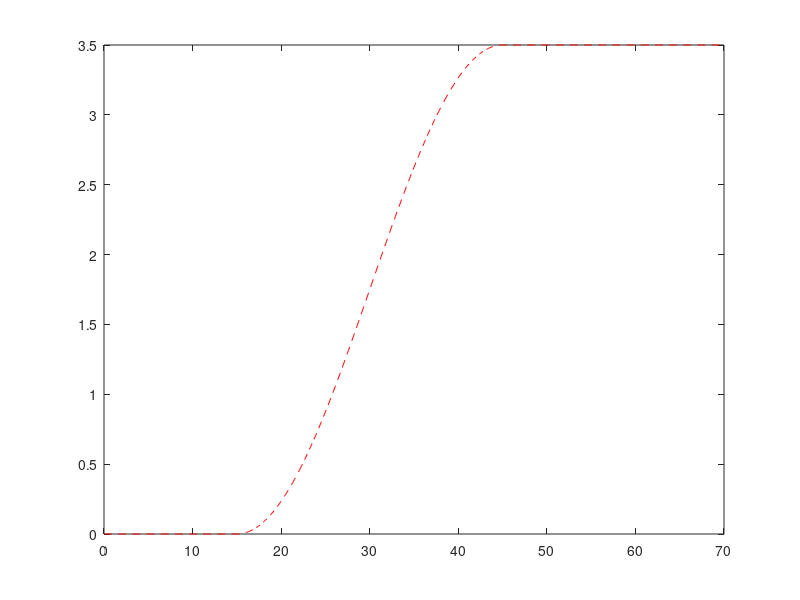

The MATLAB source for this figure: (Note: this script raises an error after producing the figure.)
clear all
clc
%main script that populates all the parameters neccessary to run the model
%vehicle properties
vehProps.m=1550;
vehProps.Jz=2000;
vehProps.C1=2*1.6*1e3*180/pi;       % N/rad, per axle
vehProps.C2=2*.5*1e3*180/pi;        % N/rad, per axle
vehProps.CMz1=2*0.13*1e3*180/pi;    % Nm/rad, per axle
vehProps.CMz2=2*0.06*1e3*180/pi;    % Nm/rad, per axle
vehProps.a=1.064;                   % m,front axle distance
vehProps.b=1.596;                   %m, rear axle distance
vehProps.V=75/3.6;                  %m/s, vehicle velocity
vehProps.footprint.x_fr=vehProps.a; %m, front right corner X
vehProps.footprint.x_fl=vehProps.a; %m, front left corner X
vehProps.footprint.x_rr=-vehProps.b;%m, rear right corner X
vehProps.footprint.x_rl=-vehProps.b;%m, rear left corner X
vehProps.footprint.y_fr=(-1.52/2);    %m, front right corner Y
vehProps.footprint.y_fl=(1.52/2);     %m, front left corner Y
vehProps.footprint.y_rr=(-1.52/2);    %m, rear right corner Y
vehProps.footprint.y_rl=(1.52/2);     %m, rear left corner Y
%driver properties
driverProps.tau=0.15;               %driver lag time constant
driverProps.Kd=0.01;                %Nm/rad - driver gain
driverProps.La=21;                  %m, look-ahead distance
%rmpc properties
rmpcProps.Aieq=1;                  %inequality constraint A matrix
rmpcProps.Bieq=1;                  %inequality constraint B matrix
rmpcProps.Aeq=1;                   %equality constraint A matrix
rmpcProps.Beq=1;                   %equality constraint B matrix
rmpcProps.lb=1;                    %decision variable lower bound
rmpcProps.ub=1;                    %decision variable upper bound
%reference trajectory properties
load('refTraj.mat');
%% checking results
figure(1)
cla reset
axis equal
plot(refTraj.X,refTraj.Y,'r--');
hold on
plot(out.X,out.Y,'k-');
for i = (1:5:length(out.footprint))
    patch([out.footprint(i,1) out.footprint(i,2) out.footprint(i,4) out.footprint(i,3)],[out.footprint(i,5) out.footprint(i,6) out.footprint(i,8) out.footprint(i,7)],'black');
end
xlim([20 65]);
xlabel('X');
ylabel('Y');
% legend("Reference Trajectory","Vehicle Trajectory",'Location','southoutside');